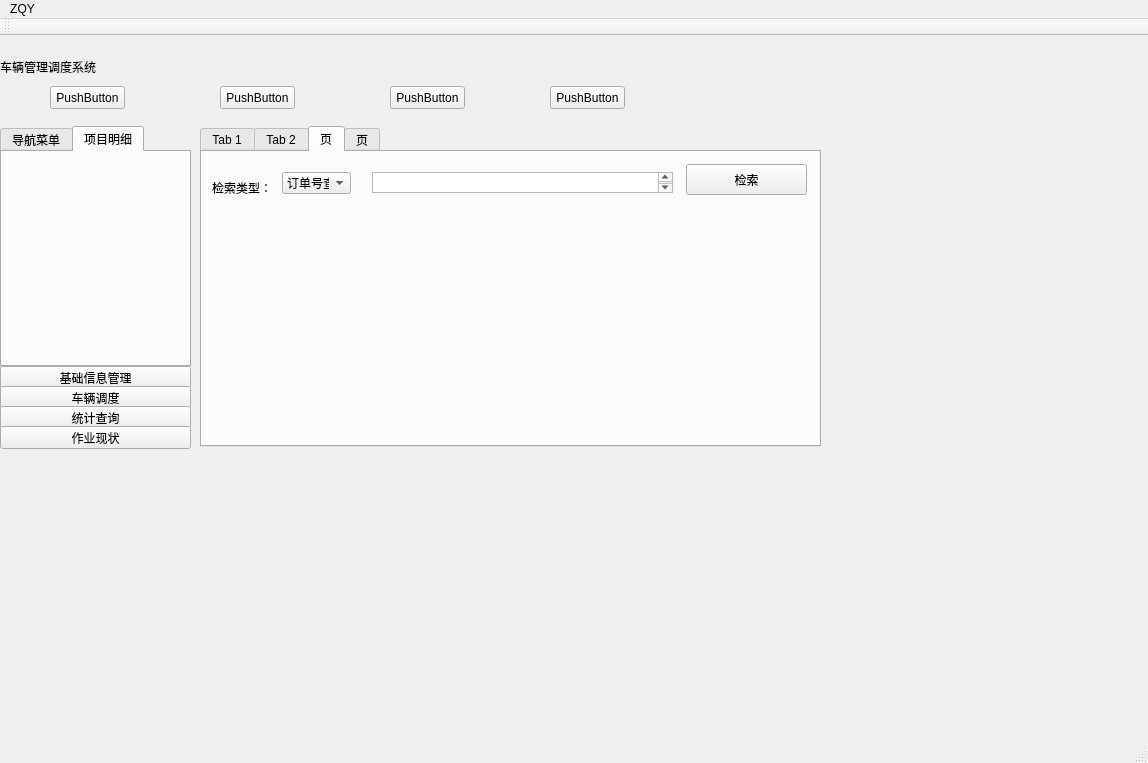
<?xml version="1.0" encoding="UTF-8"?>
<ui version="4.0">
 <class>MainWindow</class>
 <widget class="QMainWindow" name="MainWindow">
  <property name="geometry">
   <rect>
    <x>0</x>
    <y>0</y>
    <width>1148</width>
    <height>763</height>
   </rect>
  </property>
  <property name="windowTitle">
   <string>MainWindow</string>
  </property>
  <widget class="QWidget" name="centralWidget">
   <widget class="QLabel" name="label">
    <property name="geometry">
     <rect>
      <x>0</x>
      <y>0</y>
      <width>801</width>
      <height>61</height>
     </rect>
    </property>
    <property name="text">
     <string>车辆管理调度系统</string>
    </property>
   </widget>
   <widget class="QTabWidget" name="tabWidget">
    <property name="geometry">
     <rect>
      <x>0</x>
      <y>90</y>
      <width>191</width>
      <height>241</height>
     </rect>
    </property>
    <property name="currentIndex">
     <number>1</number>
    </property>
    <widget class="QWidget" name="tab">
     <attribute name="title">
      <string>导航菜单</string>
     </attribute>
    </widget>
    <widget class="QWidget" name="tab_2">
     <attribute name="title">
      <string>项目明细</string>
     </attribute>
    </widget>
   </widget>
   <widget class="QPushButton" name="pushButton">
    <property name="geometry">
     <rect>
      <x>0</x>
      <y>330</y>
      <width>191</width>
      <height>23</height>
     </rect>
    </property>
    <property name="text">
     <string>基础信息管理</string>
    </property>
   </widget>
   <widget class="QPushButton" name="pushButton_2">
    <property name="geometry">
     <rect>
      <x>0</x>
      <y>350</y>
      <width>191</width>
      <height>23</height>
     </rect>
    </property>
    <property name="text">
     <string>车辆调度</string>
    </property>
   </widget>
   <widget class="QPushButton" name="pushButton_3">
    <property name="geometry">
     <rect>
      <x>0</x>
      <y>370</y>
      <width>191</width>
      <height>23</height>
     </rect>
    </property>
    <property name="text">
     <string>统计查询</string>
    </property>
   </widget>
   <widget class="QPushButton" name="pushButton_4">
    <property name="geometry">
     <rect>
      <x>0</x>
      <y>390</y>
      <width>191</width>
      <height>23</height>
     </rect>
    </property>
    <property name="text">
     <string>作业现状</string>
    </property>
   </widget>
   <widget class="QPushButton" name="pushButton_5">
    <property name="geometry">
     <rect>
      <x>50</x>
      <y>50</y>
      <width>75</width>
      <height>23</height>
     </rect>
    </property>
    <property name="text">
     <string>PushButton</string>
    </property>
   </widget>
   <widget class="QPushButton" name="pushButton_6">
    <property name="geometry">
     <rect>
      <x>220</x>
      <y>50</y>
      <width>75</width>
      <height>23</height>
     </rect>
    </property>
    <property name="text">
     <string>PushButton</string>
    </property>
   </widget>
   <widget class="QPushButton" name="pushButton_7">
    <property name="geometry">
     <rect>
      <x>390</x>
      <y>50</y>
      <width>75</width>
      <height>23</height>
     </rect>
    </property>
    <property name="text">
     <string>PushButton</string>
    </property>
   </widget>
   <widget class="QPushButton" name="pushButton_8">
    <property name="geometry">
     <rect>
      <x>550</x>
      <y>50</y>
      <width>75</width>
      <height>23</height>
     </rect>
    </property>
    <property name="text">
     <string>PushButton</string>
    </property>
   </widget>
   <widget class="QTabWidget" name="tabWidget_big">
    <property name="geometry">
     <rect>
      <x>200</x>
      <y>90</y>
      <width>621</width>
      <height>321</height>
     </rect>
    </property>
    <property name="currentIndex">
     <number>2</number>
    </property>
    <widget class="QWidget" name="tab_8">
     <attribute name="title">
      <string>Tab 1</string>
     </attribute>
     <widget class="QTabWidget" name="tabWidget_2">
      <property name="geometry">
       <rect>
        <x>0</x>
        <y>0</y>
        <width>611</width>
        <height>301</height>
       </rect>
      </property>
      <property name="currentIndex">
       <number>4</number>
      </property>
      <widget class="QWidget" name="tab_3">
       <attribute name="title">
        <string>订单管理</string>
       </attribute>
      </widget>
      <widget class="QWidget" name="tab_4">
       <attribute name="title">
        <string>工地管理</string>
       </attribute>
      </widget>
      <widget class="QWidget" name="tab_5">
       <attribute name="title">
        <string>搅拌站管理</string>
       </attribute>
      </widget>
      <widget class="QWidget" name="tab_6">
       <attribute name="title">
        <string>车辆管理</string>
       </attribute>
      </widget>
      <widget class="QWidget" name="tab_7">
       <attribute name="title">
        <string>用户管理</string>
       </attribute>
      </widget>
     </widget>
    </widget>
    <widget class="QWidget" name="tab_9">
     <attribute name="title">
      <string>Tab 2</string>
     </attribute>
    </widget>
    <widget class="QWidget" name="tab_10">
     <attribute name="title">
      <string>页</string>
     </attribute>
     <widget class="QLabel" name="label_2">
      <property name="geometry">
       <rect>
        <x>10</x>
        <y>20</y>
        <width>61</width>
        <height>31</height>
       </rect>
      </property>
      <property name="text">
       <string>检索类型：</string>
      </property>
     </widget>
     <widget class="QComboBox" name="comboBox">
      <property name="geometry">
       <rect>
        <x>80</x>
        <y>20</y>
        <width>69</width>
        <height>22</height>
       </rect>
      </property>
      <item>
       <property name="text">
        <string>订单号查询</string>
       </property>
      </item>
      <item>
       <property name="text">
        <string>车辆查询</string>
       </property>
      </item>
      <item>
       <property name="text">
        <string>搅拌站查询</string>
       </property>
      </item>
     </widget>
     <widget class="QTextEdit" name="textEdit">
      <property name="geometry">
       <rect>
        <x>170</x>
        <y>20</y>
        <width>301</width>
        <height>21</height>
       </rect>
      </property>
      <property name="html">
       <string>&lt;!DOCTYPE HTML PUBLIC &quot;-//W3C//DTD HTML 4.0//EN&quot; &quot;http://www.w3.org/TR/REC-html40/strict.dtd&quot;&gt;
&lt;html&gt;&lt;head&gt;&lt;meta name=&quot;qrichtext&quot; content=&quot;1&quot; /&gt;&lt;style type=&quot;text/css&quot;&gt;
p, li { white-space: pre-wrap; }
&lt;/style&gt;&lt;/head&gt;&lt;body style=&quot; font-family:'SimSun'; font-size:9pt; font-weight:400; font-style:normal;&quot;&gt;
&lt;p style=&quot;-qt-paragraph-type:empty; margin-top:0px; margin-bottom:0px; margin-left:0px; margin-right:0px; -qt-block-indent:0; text-indent:0px;&quot;&gt;&lt;br /&gt;&lt;/p&gt;&lt;/body&gt;&lt;/html&gt;</string>
      </property>
     </widget>
     <widget class="QPushButton" name="pushButton_9">
      <property name="geometry">
       <rect>
        <x>484</x>
        <y>12</y>
        <width>121</width>
        <height>31</height>
       </rect>
      </property>
      <property name="text">
       <string>检索</string>
      </property>
     </widget>
    </widget>
    <widget class="QWidget" name="tab_11">
     <attribute name="title">
      <string>页</string>
     </attribute>
    </widget>
   </widget>
  </widget>
  <widget class="QMenuBar" name="menuBar">
   <property name="geometry">
    <rect>
     <x>0</x>
     <y>0</y>
     <width>1148</width>
     <height>23</height>
    </rect>
   </property>
   <widget class="QMenu" name="menuZQY">
    <property name="title">
     <string>ZQY</string>
    </property>
    <addaction name="action1232"/>
   </widget>
   <addaction name="menuZQY"/>
  </widget>
  <widget class="QToolBar" name="mainToolBar">
   <attribute name="toolBarArea">
    <enum>TopToolBarArea</enum>
   </attribute>
   <attribute name="toolBarBreak">
    <bool>false</bool>
   </attribute>
  </widget>
  <widget class="QStatusBar" name="statusBar"/>
  <action name="action1232">
   <property name="text">
    <string>1232</string>
   </property>
  </action>
 </widget>
 <layoutdefault spacing="6" margin="11"/>
 <resources/>
 <connections>
  <connection>
   <sender>pushButton</sender>
   <signal>clicked()</signal>
   <receiver>tabWidget_2</receiver>
   <slot>show()</slot>
   <hints>
    <hint type="sourcelabel">
     <x>167</x>
     <y>376</y>
    </hint>
    <hint type="destinationlabel">
     <x>553</x>
     <y>353</y>
    </hint>
   </hints>
  </connection>
 </connections>
</ui>
